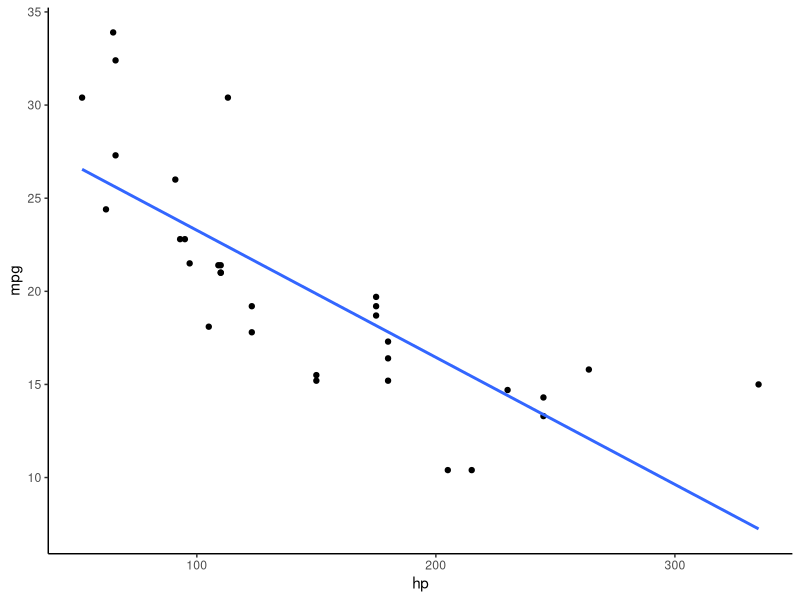
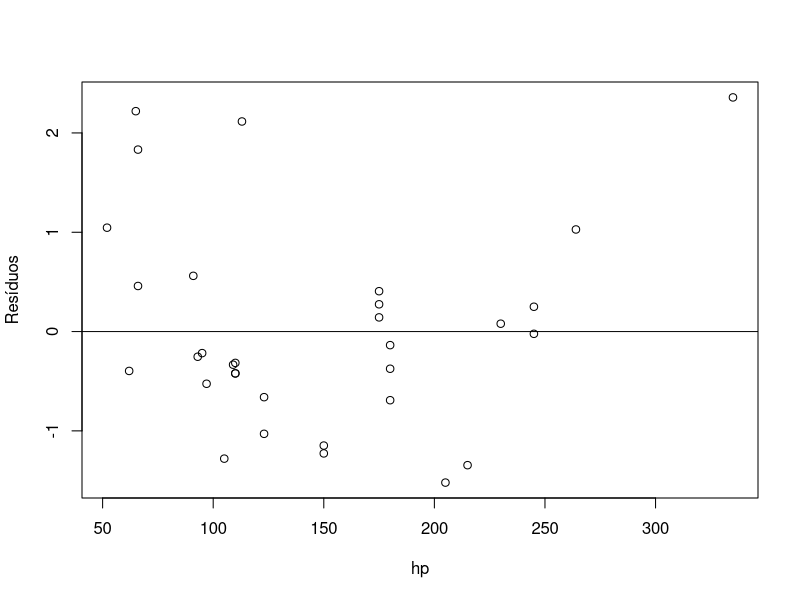

Generate these figures, in order, with R:
####### Exercícios de Aula - dataset: mtcars #######
  #' Autor: André Cunha
#' Nestes execícios, Iremos abordar o tema: Regressão Linear simples.

#' Bibliotecas necessárias:
library(ggplot2)
library(corrplot)

#' Primeiro, iremos Adiciocar a base de dados ao ambiente.
Dados_carro <- mtcars

  #' Em seguida, Entender as variáveis contidas na base de dados.
  ?mtcars

#' 1) Para começar uma análise de regressão linear, é necessário ter uma ideia mínima sobre qual a correlação dos dados escolhidos
#' Para isso, faça um Diagrama de disperção entre duas variáveis, neste caso:  hp(preditora) e mpg(Dependente).

ggplot(data = Dados_carro, aes(x = hp, y = mpg)) +  # Informa qual o data frame e a coluna as quais se localizam os dados.
  geom_point() +  # define o tipo de gráifco, no caso, diagrama de disperção.
  theme_classic() + # Atribui o tema "classic" ao gráfico.
  xlab("hp") +  # nomeia o eixo X.
  ylab("mpg")+  # nomeia o eixo Y.  
  geom_smooth(method = "lm", se = FALSE)  # atribui a reta ao gráfico.

    #' Com base no gráfico, responda O que você acha sobre a associação entre as variáveis escolhidas.

#' 2) Após identificar superficialmente alguma correlação, é necessário identificar o quão forte ela é
#' Para isso, calcule o  Coeficiente de correlação linear de pearson. 

cor(Dados_carro$hp, Dados_carro$mpg)
  
    #' Responda: O valor do coeficiente confirma sua expectativa? (confira a tabela de pearson).

#' 3) Visando predizer dados futuros para validar a correlação das variáveis:
#' Ajuste um modelo de regressão linear simples ( y = alpha + beta * x  ).

Dados_carro_2 <- lm(formula = mpg ~ hp, data = Dados_carro)
                  # lm(): Comando p/ criar um modelo.
                  # (formula = variavel dependente ~ variavel preditora): especifica a formula do modelo.
                  # (data = base de dados): informa que os dados p/ o modelo estão no data frame escolhido.

summary(Dados_carro_2) 
      #' Exibe o resultado no console.

#' 4) Agora responda:

##' 4.1) Qual é a equação do modelo ajustado?
    #' Milhas por galão = 30.09886 - 0.06823 * hp.

##' 4.2) Para cada incremento de uma unidade de hp, quanto aumenta ou diminui o mpg? 
    #' cada 1 mpg aumenta ou diminui 0.06823 horsepowers.

##' 4.3) Qual o valor do coeficiente de determinação? Como você o interpreta?
    #' R-square ou coef. de determinação = 0.6024 ou 60.24%.
    #' o coeficiente de determinação indica que, neste caso,
      #' ele é capaz de explicar relativamente bem a correlação entre as variáveis escolhidas.

#' 5) Faça o gráfico dos resíduos contra valores de x. 

plot(Dados_carro$hp, rstandard(Dados_carro_2), xlab = "hp", ylab = "Resíduos")
abline(0,0)
    #' plot(): cria um gráfico de disperção.
    #' (data.frame$hp): eixo x.
    #' (rstandard(modelo_regressão)): define o eixo y como resíduos padronizados (ajustados em média 0) do modelo.
    #' abline(0,0): define uma reta ao gráfico e determina sua localização.

#' Responda: o que sugerem os resultados para a hipótese de homoscedasticidade dos resíduos (ou erro ajustado)?
    #' No geral, os resíduos demonstram seguir a hipótese de homoscedasticidade, 
    #' entretanto, há alguns poucos dados para os quais os resíduos são altos. Esses dados 
    #' são considerados outliers e devem ser estudados separadamente dos demais.

#' 6) Faça uma predição de mpg para hp=200.
#' Para isso, impute valores em seu data frame para testar a capacidade de predição do seu modelo

novo_dado <- data.frame(hp = 200)
    #' Cria uma nova base de dados, no caso, com uma única linha e coluna, sendo hp = 200.

predict(Dados_carro_2, novo_dado)
    #' Predict(): faz a previsão do novo_dado em relação ao modelo ajustado

#' Por fim, sua análise de regressão linear simples está feita, uma vez que,
#' você conseguiu comprovar uma correlação entre duas variáveis.

######################## FIM ######################### 

